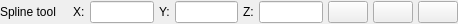
<?xml version="1.0" encoding="UTF-8"?>
<ui version="4.0">
 <class>SplinePanel</class>
 <widget class="QWidget" name="SplinePanel">
  <property name="geometry">
   <rect>
    <x>0</x>
    <y>0</y>
    <width>458</width>
    <height>24</height>
   </rect>
  </property>
  <property name="sizePolicy">
   <sizepolicy hsizetype="Fixed" vsizetype="Minimum">
    <horstretch>0</horstretch>
    <verstretch>0</verstretch>
   </sizepolicy>
  </property>
  <property name="windowTitle">
   <string>Form</string>
  </property>
  <layout class="QHBoxLayout" name="horizontalLayout">
   <property name="spacing">
    <number>5</number>
   </property>
   <property name="leftMargin">
    <number>0</number>
   </property>
   <property name="topMargin">
    <number>0</number>
   </property>
   <property name="rightMargin">
    <number>0</number>
   </property>
   <property name="bottomMargin">
    <number>0</number>
   </property>
   <item>
    <widget class="QLabel" name="label">
     <property name="text">
      <string notr="true">Spline tool</string>
     </property>
    </widget>
   </item>
   <item>
    <widget class="QLabel" name="icon">
     <property name="pixmap">
      <pixmap resource="../../../../../res/WorldEditor.qrc">:/Style/styles/dark/icons/spline_point.png</pixmap>
     </property>
    </widget>
   </item>
   <item>
    <widget class="QLabel" name="labelX">
     <property name="text">
      <string notr="true">X:</string>
     </property>
    </widget>
   </item>
   <item>
    <widget class="QLineEdit" name="xEdit">
     <property name="maximumSize">
      <size>
       <width>75</width>
       <height>16777215</height>
      </size>
     </property>
    </widget>
   </item>
   <item>
    <widget class="QLabel" name="labelY">
     <property name="text">
      <string notr="true">Y:</string>
     </property>
    </widget>
   </item>
   <item>
    <widget class="QLineEdit" name="yEdit">
     <property name="maximumSize">
      <size>
       <width>75</width>
       <height>16777215</height>
      </size>
     </property>
    </widget>
   </item>
   <item>
    <widget class="QLabel" name="labelZ">
     <property name="text">
      <string notr="true">Z:</string>
     </property>
    </widget>
   </item>
   <item>
    <widget class="QLineEdit" name="zEdit">
     <property name="maximumSize">
      <size>
       <width>75</width>
       <height>16777215</height>
      </size>
     </property>
    </widget>
   </item>
   <item>
    <widget class="QPushButton" name="breakPoint">
     <property name="text">
      <string notr="true"/>
     </property>
     <property name="icon">
      <iconset resource="../../../../../res/WorldEditor.qrc">
       <normaloff>:/Style/styles/dark/icons/point_break.png</normaloff>:/Style/styles/dark/icons/point_break.png</iconset>
     </property>
     <property name="checkable">
      <bool>true</bool>
     </property>
    </widget>
   </item>
   <item>
    <widget class="QPushButton" name="addPoint">
     <property name="text">
      <string notr="true"/>
     </property>
     <property name="icon">
      <iconset resource="../../../../../res/WorldEditor.qrc">
       <normaloff>:/Style/styles/dark/icons/point_add.png</normaloff>:/Style/styles/dark/icons/point_add.png</iconset>
     </property>
    </widget>
   </item>
   <item>
    <widget class="QPushButton" name="deletePoint">
     <property name="text">
      <string notr="true"/>
     </property>
     <property name="icon">
      <iconset resource="../../../../../res/WorldEditor.qrc">
       <normaloff>:/Style/styles/dark/icons/point_remove.png</normaloff>:/Style/styles/dark/icons/point_remove.png</iconset>
     </property>
    </widget>
   </item>
  </layout>
 </widget>
 <resources>
  <include location="../../../../../res/WorldEditor.qrc"/>
  <include location="../../../../../res/WorldEditor.qrc"/>
 </resources>
 <connections/>
</ui>
